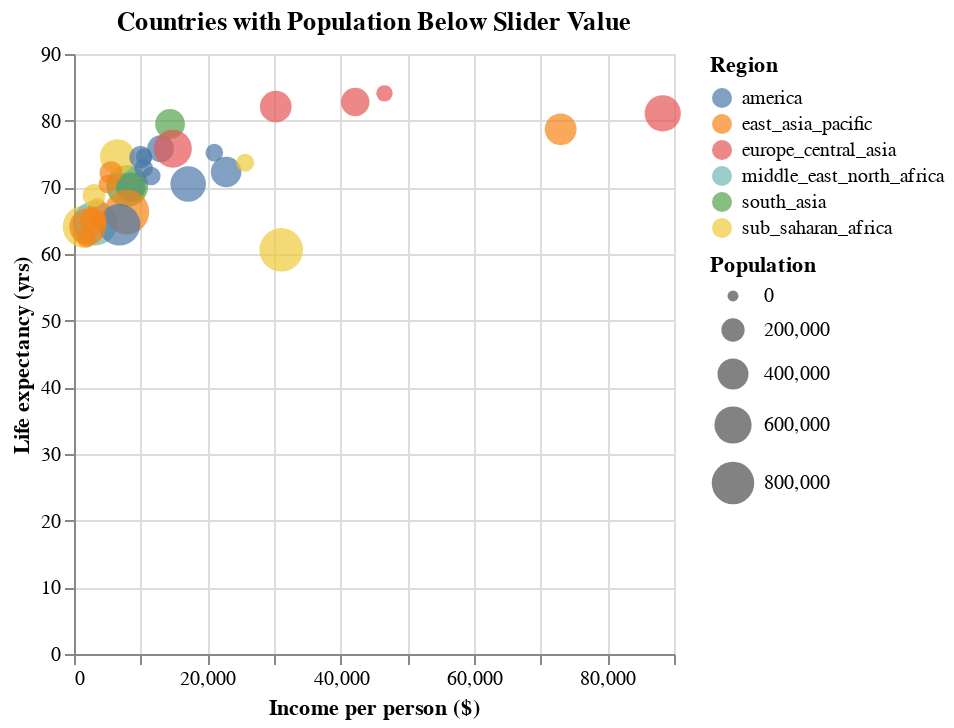

The cell this chart's notebook holds for it:
### Markdown cell above
### Part 1.5 Add filter with bars (10 points)

Modified on the part 1.1 figure, add a slider bar such that for a given value on the bar, we only show the data such that the population of the country is less than the value. You can set the initial cutoff value as 1000000 and step size as 1000.

### Code cell
# slider for pop
pop_slider = alt.binding_range(
    min=0,
    max=df["population"].max(),
    step=1000,
    name='Max population: '
)

# cutoff parameter
cutoff_param = alt.param(
    name='pop_cutoff',
    bind=pop_slider,
    value=1_000_000
)

# chart with slider and cutoff
(alt.Chart(df).mark_circle().encode(
    x=alt.X("income", title="Income per person ($)"),
    y=alt.Y("health", title="Life expectancy (yrs)"),
    color=alt.Color("region", title="Region"),
    size=alt.Size("population", scale=alt.Scale(range=[30, 500]), title="Population"),
    tooltip=["country", "population", "income", "health"])
    .transform_filter("datum.population < pop_cutoff")
    .add_params(cutoff_param)
    .properties(title="Countries with Population Below Slider Value"))

### Figure 1 — Vega-Lite specification as saved in the notebook (floating-point values rounded to 4 significant figures; data arrays with more than 128 entries replaced by an {"elided": "..."} marker saying what was removed)
{"config": {"view": {"continuousWidth": 300, "continuousHeight": 300}}, "data": {"name": "data-0cccb53798da4802be2d0e8a4b32b4c1"}, "mark": {"type": "circle"}, "encoding": {"color": {"field": "region", "title": "Region", "type": "nominal"}, "size": {"field": "population", "scale": {"range": [30, 500]}, "title": "Population", "type": "quantitative"}, "tooltip": [{"field": "country", "type": "nominal"}, {"field": "population", "type": "quantitative"}, {"field": "income", "type": "quantitative"}, {"field": "health", "type": "quantitative"}], "x": {"field": "income", "title": "Income per person ($)", "type": "quantitative"}, "y": {"field": "health", "title": "Life expectancy (yrs)", "type": "quantitative"}}, "params": [{"name": "pop_cutoff", "bind": {"input": "range", "max": 1376000000.0, "min": 0, "name": "Max population: ", "step": 1000}, "value": 1000000}], "title": "Countries with Population Below Slider Value", "transform": [{"filter": "datum.population < pop_cutoff"}], "$schema": "https://vega.github.io/schema/vega-lite/v5.20.1.json", "datasets": {"data-0cccb53798da4802be2d0e8a4b32b4c1": {"elided": "187 records"}}}
